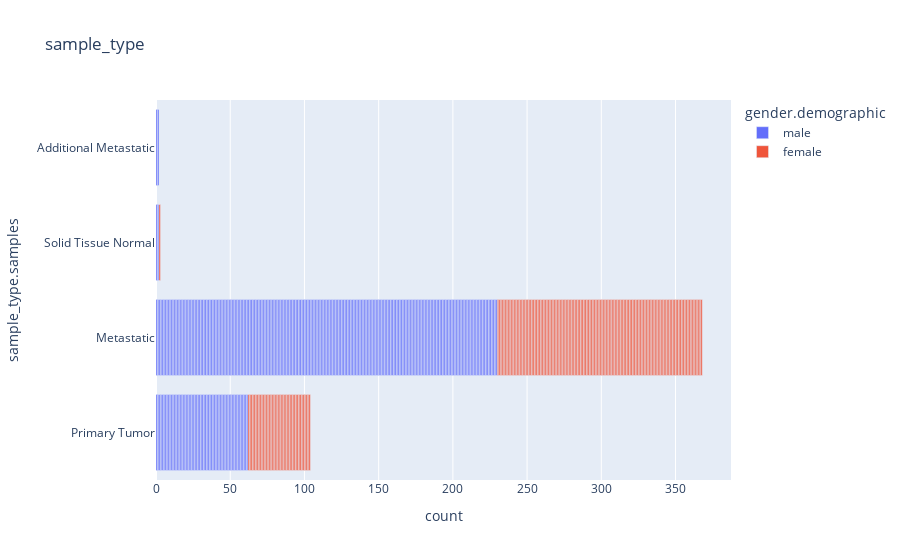

Source (notebook cell):
### Markdown cell above
**Question 7)** De la même manière que nous venons de le faire, pouvez-vous afficher les différents types d'echantillon (column 'sample_type.samples') avec un camambert et visualisez le nombre de cas?

### Code cell
# Une autre façon de procéder est d'utiliser un diagramme à barres, 
# et nous pouvons même utiliser des couleurs différentes pour les hommes et les femmes. 

fig = px.bar(df, y='sample_type.samples', color='gender.demographic', title="sample_type")
fig.show()

### Figure 1 — Plotly figure (JSON) as saved in the notebook; plotly's stock layout.template omitted (floating-point values rounded to 4 significant figures; data arrays with more than 128 entries replaced by an {"elided": "..."} marker saying what was removed)
{"data": [{"alignmentgroup": "True", "hovertemplate": "gender.demographic=male<br>count=%{x}<br>sample_type.samples=%{y}<extra></extra>", "legendgroup": "male", "marker": {"color": "#636efa", "pattern": {"shape": ""}}, "name": "male", "offsetgroup": "male", "orientation": "h", "showlegend": true, "textposition": "auto", "type": "bar", "x": {"elided": "296 int values"}, "xaxis": "x", "y": {"elided": "296 str values"}, "yaxis": "y"}, {"alignmentgroup": "True", "hovertemplate": "gender.demographic=female<br>count=%{x}<br>sample_type.samples=%{y}<extra></extra>", "legendgroup": "female", "marker": {"color": "#EF553B", "pattern": {"shape": ""}}, "name": "female", "offsetgroup": "female", "orientation": "h", "showlegend": true, "textposition": "auto", "type": "bar", "x": {"elided": "181 int values"}, "xaxis": "x", "y": {"elided": "181 str values"}, "yaxis": "y"}], "layout": {"autosize": true, "barmode": "relative", "legend": {"title": {"text": "gender.demographic"}, "tracegroupgap": 0}, "title": {"text": "sample_type"}, "xaxis": {"anchor": "y", "autorange": true, "domain": [0, 1], "range": [0, 387.4], "title": {"text": "count"}, "type": "linear"}, "yaxis": {"anchor": "x", "autorange": true, "domain": [0, 1], "range": [-0.5, 3.5], "title": {"text": "sample_type.samples"}, "type": "category"}}}
